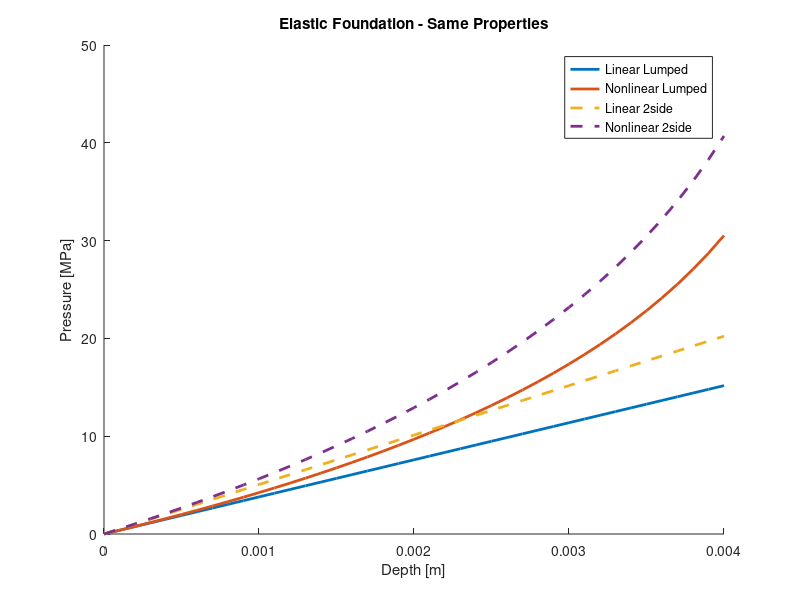

This chart was generated by the following MATLAB code:
%% Evaluating elastic foundation formulations
%==========================================================================

E = 5000000;
v = 0.45;
h = 0.005;

K = (1-v)*E/((1+v)*(1-2*v)*h);

E1 = 5000000;
v1 = 0.45;
h1 = 0.0025;

E2 = 10000000;
v2 = 0.45;
h2 = 0.0025;

K1 = (1-v1)*E1/((1+v1)*(1-2*v1)*h1);
K2 = (1-v2)*E2/((1+v2)*(1-2*v2)*h2);

d = 0:0.0001:0.004;


%% Lumped Models
P_lin_lump = K*d./10^6;

P_nonlin_lump = -(1-v)*E/((1+v)*(1-2*v))*log(1-d./h)./10^6;

%% Two sided Models
Kc = K1*K2/(K1+K2);
P_lin_2side = Kc*d./10^6;

k1 = (1-v1)*E1/((1+v1)*(1-2*v1));
k2 = (1-v2)*E2/((1+v2)*(1-2*v2));
kc = k1*k2/(k1+k2);
P_nonlin_2side = -2*kc*log(1-d./h)./10^6;
%% Plot Results
%==============
line_width = 2;

figure('name','Elastic Foundation Formulations - Same Properties')
hold on

title('Elastic Foundation - Same Properties')
xlabel('Depth [m]')
ylabel('Pressure [MPa]')
plot(d,P_lin_lump,'LineWidth',line_width)
plot(d,P_nonlin_lump,'LineWidth',line_width)
plot(d,P_lin_2side,'--','LineWidth',line_width)
plot(d,P_nonlin_2side,'--','LineWidth',line_width)
legend('Linear Lumped','Nonlinear Lumped','Linear 2side','Nonlinear 2side')
